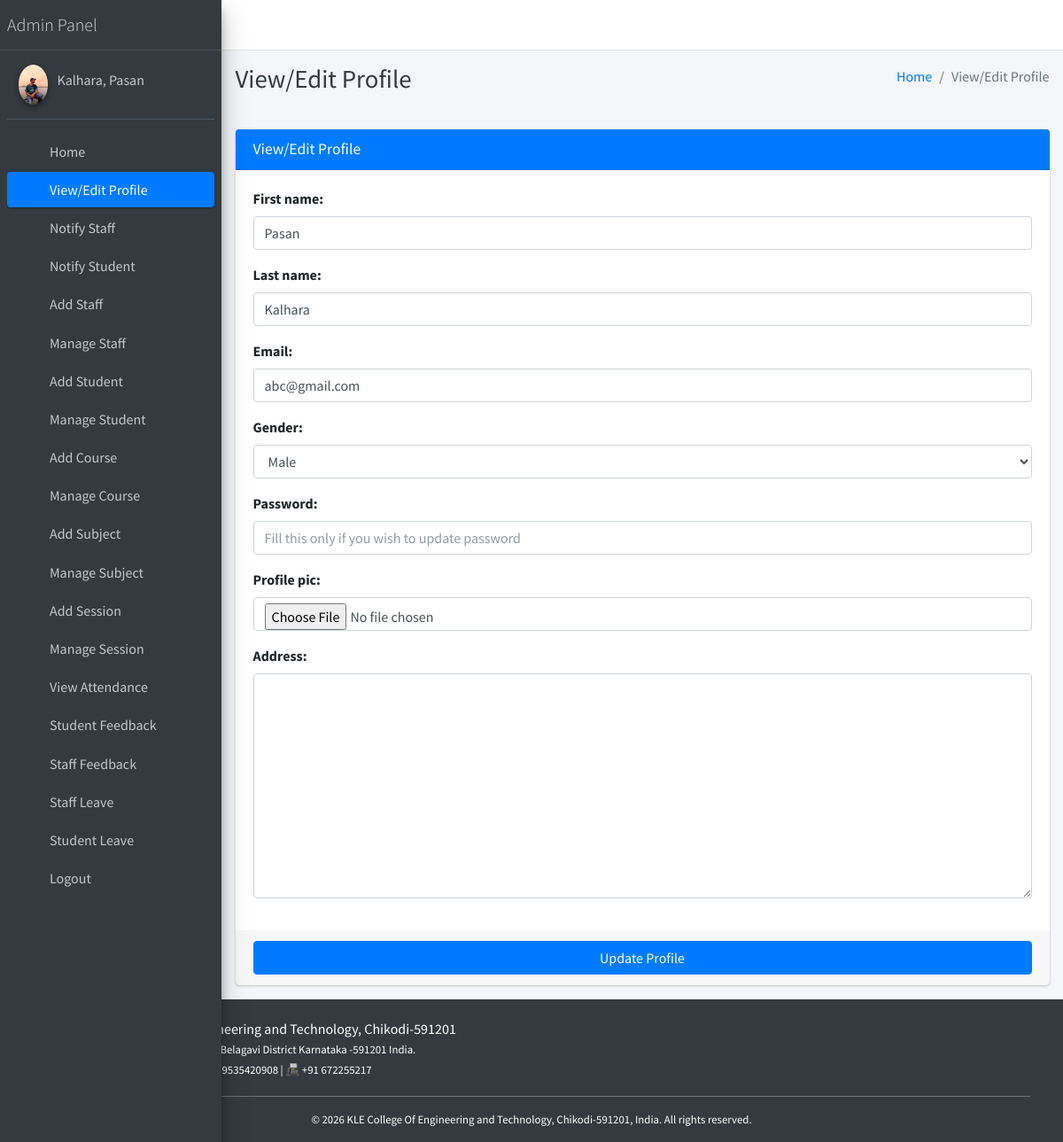
Screenshot of /admin_view_profile (signed in) with the database file from the repository.
### main_app/models.py (models this page shows)
class CustomUser(AbstractUser):
    USER_TYPE = ((1, "HOD"), (2, "Staff"), (3, "Student"))
    GENDER = [("M", "Male"), ("F", "Female")]
    username = None  # Removed username, using email instead
    email = models.EmailField(unique=True)
    user_type = models.CharField(default=1, choices=USER_TYPE, max_length=1)
    gender = models.CharField(max_length=1, choices=GENDER)
    profile_pic = models.ImageField()
    address = models.TextField()
    fcm_token = models.TextField(default="")  # For firebase notifications
    created_at = models.DateTimeField(auto_now_add=True)
    updated_at = models.DateTimeField(auto_now=True)
    USERNAME_FIELD = "email"
    REQUIRED_FIELDS = []
    objects = CustomUserManager()
    def __str__(self):
        return self.last_name + ", " + self.first_name

### main_app/hod_views.py (the view, shortened to what this page needs)
# urls.py: path("admin_view_profile", hod_views.admin_view_profile,
def admin_view_profile(request):
    admin = get_object_or_404(Admin, admin=request.user)
    form = AdminForm(request.POST or None, request.FILES or None,
                     instance=admin)
    context = {'form': form,
               'page_title': 'View/Edit Profile'
               }
    return render(request, "hod_template/admin_view_profile.html", context)

### main_app/forms.py
class AdminForm(CustomUserForm):
    def __init__(self, *args, **kwargs):
        super(AdminForm, self).__init__(*args, **kwargs)
    class Meta(CustomUserForm.Meta):
        model = Admin
        fields = CustomUserForm.Meta.fields

### main_app/templates/hod_template/admin_view_profile.html (shortened to what this page needs)
{% extends 'main_app/base.html' %}
{% load static %}
{% block page_title %}{{page_title}}{% endblock page_title %}
{% block content %}
<section class="content">
    <div class="container-fluid">
        <div class="row">
            <div class="col-md-12">
                <div class="card card-primary">
                    <div class="card-header">
                        <h3 class="card-title">{{page_title}}</h3>
                    </div>
                    {% include "main_app/form_template.html" with messages=messages  form=form button_text="Update Profile"%}
                </div>
            </div>
        </div>
    </div>
</section>
{% endblock content %}

### main_app/templates/main_app/sidebar_template.html (shortened to what this page needs)
{% load static %}
<aside class="main-sidebar sidebar-dark-primary elevation-4">
{% if request.user.user_type == '1' %}
    <a href="{% url 'admin_home' %}" class="brand-link">
        <span class="brand-text font-weight-light">Admin Panel</span>
    </a>
    <div class="sidebar">
        <div class="user-panel mt-3 pb-3 mb-3 d-flex">
            <div class="image">
                <img src="{{ request.user.profile_pic }}" class="img-circle elevation-2" alt="User Image">
            </div>
            <div class="info">
                <a href="#" class="d-block">{{ user }}</a>
            </div>
        </div>
        <nav class="mt-2">
            <ul class="nav nav-pills nav-sidebar flex-column" role="menu">
                <li class="nav-item">
                    {% url 'admin_home' as admin_home %}
                    <a href="{{ admin_home }}" class="nav-link {% if admin_home == request.path %} active {% endif %}">
                        <i class="nav-icon fas fa-tachometer-alt"></i>
                        <p>Home</p>
                    </a>
                </li>
                <li class="nav-item">
                    {% url 'admin_view_profile' as admin_view_profile %}
                    <a href="{{ admin_view_profile }}" class="nav-link {% if admin_view_profile == request.path %} active {% endif %}">
                        <i class="nav-icon fas fa-user-cog"></i>
                        <p>View/Edit Profile</p>
                    </a>
                </li>
                <li class="nav-item">
                    {% url 'admin_notify_staff' as admin_notify_staff %}
                    <a href="{{ admin_notify_staff }}" class="nav-link {% if admin_notify_staff == request.path %} active {% endif %}">
                        <i class="nav-icon fas fa-bullhorn"></i>
                        <p>Notify Staff</p>
                    </a>
                </li>
                <li class="nav-item">
                    {% url 'admin_notify_student' as admin_notify_student %}
                    <a href="{{ admin_notify_student }}" class="nav-link {% if admin_notify_student == request.path %} active {% endif %}">
                        <i class="nav-icon fas fa-bullhorn"></i>
                        <p>Notify Student</p>
                    </a>
                </li>
                <li class="nav-item">
                    {% url 'add_staff' as add_staff %}
                    <a href="{{ add_staff }}" class="nav-link {% if add_staff == request.path %} active {% endif %}">
                        <i class="nav-icon fas fa-user-plus"></i>
                        <p>Add Staff</p>
                    </a>
                </li>
                <li class="nav-item">
                    {% url 'manage_staff' as manage_staff %}
                    {% url 'edit_staff' staff_id as edit_staff %}
                    <a href="{{ manage_staff }}" class="nav-link {% if manage_staff == request.path or request.path == edit_staff %} active {% endif %}">
                        <i class="nav-icon fas fa-users"></i>
                        <p>Manage Staff</p>
                    </a>
                </li>
                <li class="nav-item">
                    {% url 'add_student' as add_student %}
                    <a href="{{ add_student }}" class="nav-link {% if add_student == request.path %} active {% endif %}">
                        <i class="nav-icon fas fa-user-graduate"></i>
                        <p>Add Student</p>
                    </a>
                </li>
                <li class="nav-item">
                    {% url 'manage_student' as manage_student %}
                    {% url 'edit_student' student_id as edit_student %}
                    <a href="{{ manage_student }}" class="nav-link {% if edit_student == request.path or manage_student == request.path %} active {% endif %}">
                        <i class="nav-icon fas fa-users"></i>
                        <p>Manage Student</p>
                    </a>
                </li>
                <li class="nav-item">
                    {% url 'add_course' as add_course %}
                    <a href="{{ add_course }}" class="nav-link {% if add_course == request.path %} active {% endif %}">
                        <i class="nav-icon fas fa-book"></i>
                        <p>Add Course</p>
                    </a>
                </li>
                <li class="nav-item">
                    {% url 'manage_course' as manage_course %}
                    {% url 'edit_course' course_id as edit_course %}
                    <a href="{{ manage_course }}" class="nav-link {% if edit_course == request.path or manage_course == request.path %} active {% endif %}">
                        <i class="nav-icon fas fa-book-open"></i>
                        <p>Manage Course</p>
                    </a>
                </li>
                <li class="nav-item">
                    {% url 'add_subject' as add_subject %}
                    <a href="{{ add_subject }}" class="nav-link {% if add_subject == request.path %} active {% endif %}">
                        <i class="nav-icon fas fa-chalkboard-teacher"></i>
                        <p>Add Subject</p>
                    </a>
                </li>
                <li class="nav-item">
                    {% url 'manage_subject' as manage_subject %}
                    {% url 'edit_subject' subject_id as edit_subject %}
                    <a href="{{ manage_subject }}" class="nav-link {% if edit_subject == request.path or manage_subject == request.path %} active {% endif %}">
                        <i class="nav-icon fas fa-book-reader"></i>
                        <p>Manage Subject</p>
                    </a>
                </li>
                <li class="nav-item">
                    {% url 'add_session' as add_session %}
                    <a href="{{ add_session }}" class="nav-link {% if add_session == request.path %} active {% endif %}">
                        <i class="nav-icon fas fa-calendar-plus"></i>
                        <p>Add Session</p>
                    </a>
                </li>
                <li class="nav-item">
                    {% url 'manage_session' as manage_session %}
                    {% url 'edit_session' session_id as edit_session %}
                    <a href="{{ manage_session }}" class="nav-link {% if edit_session == request.path or manage_session == request.path %} active {% endif %}">
                        <i class="nav-icon fas fa-calendar-alt"></i>
                        <p>Manage Session</p>
                    </a>
                </li>
                <li class="nav-item">
                    {% url 'admin_view_attendance' as admin_view_attendance %}
                    <a href="{{ admin_view_attendance }}" class="nav-link {% if admin_view_attendance == request.path %} active {% endif %}">
                        <i class="nav-icon fas fa-clipboard-list"></i>
                        <p>View Attendance</p>
                    </a>
                </li>
                <li class="nav-item">
                    {% url 'student_feedback_message' as student_feedback_message %}
                    <a href="{{ student_feedback_message }}" class="nav-link {% if student_feedback_message == request.path %} active {% endif %}">
                        <i class="nav-icon fas fa-comment-dots"></i>
                        <p>Student Feedback</p>
                    </a>
                </li>
                <li class="nav-item">
                    {% url 'staff_feedback_message' as staff_feedback_message %}
                    <a href="{{ staff_feedback_message }}" class="nav-link {% if staff_feedback_message == request.path %} active {% endif %}">
                        <i class="nav-icon fas fa-comments"></i>
                        <p>Staff Feedback</p>
                    </a>
                </li>
                <li class="nav-item">
                    {% url 'view_staff_leave' as view_staff_leave %}
                    <a href="{{ view_staff_leave }}" class="nav-link {% if view_staff_leave == request.path %} active {% endif %}">
                        <i class="nav-icon fas fa-user-clock"></i>
                        <p>Staff Leave</p>
                    </a>
                </li>
                <li class="nav-item">
                    {% url 'view_student_leave' as view_student_leave %}
                    <a href="{{ view_student_leave }}" class="nav-link {% if view_student_leave == request.path %} active {% endif %}">
                        <i class="nav-icon fas fa-user-clock"></i>
                        <p>Student Leave</p>
                    </a>
                </li>
{% endif %}
<li class="nav-item">
    <a href="{% url 'user_logout' %}" onclick="return confirm('Your session would be terminated.\n\nProceed?')" class="nav-link">
        <i class="nav-icon fas fa-sign-out-alt"></i>
        <p>Logout</p>
    </a>
</li>
</ul>
</nav>
</div>
</aside>

### rows the page displays
CustomUser: user.profile_pic (picture), last_name+first_name "Kalhara, Pasan"

### other values shown
{{ page_title }} "View/Edit Profile"
{{ field.label_tag }} "First name:" "Last name:" "Email:" "Gender:" "Password:" "Profile pic:" "Address:"
{{ button_text }} "Update Profile"
